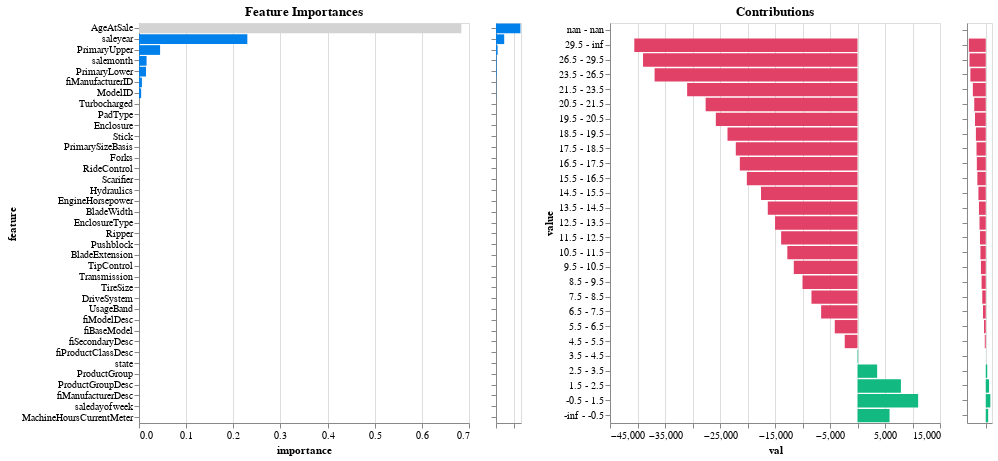

Notebook code for this chart:
### Code cell
model.explain()

### Figure 1 — Vega-Lite specification as saved in the notebook (floating-point values rounded to 4 significant figures; data arrays with more than 128 entries replaced by an {"elided": "..."} marker saying what was removed)
{"config": {"view": {"continuousWidth": 300, "continuousHeight": 300}}, "hconcat": [{"mark": {"type": "bar", "color": "#0080ea"}, "encoding": {"color": {"condition": {"param": "param_4", "value": "lightgray"}, "value": "#0080ea"}, "tooltip": {"field": "importance_label", "type": "nominal"}, "x": {"field": "importance", "type": "quantitative"}, "y": {"field": "feature", "sort": {"field": "importance", "order": "descending"}, "type": "nominal"}}, "height": 400, "name": "view_5", "title": "Feature Importances", "transform": [{"filter": {"param": "param_5"}}], "width": 330}, {"mark": {"type": "bar", "color": "#0080ea"}, "encoding": {"x": {"axis": {"labels": false, "title": null}, "field": "importance", "type": "quantitative"}, "y": {"axis": {"labels": false, "title": null}, "field": "feature", "sort": "-x", "type": "nominal"}}, "height": 400, "name": "view_6", "width": 25}, {"data": {"name": "data-b7c55e16298e155f6ebf510c0cd7c379"}, "mark": {"type": "bar", "color": "#e14067"}, "encoding": {"color": {"condition": {"test": "(datum.contribution < 0)", "value": "#e14067"}, "value": "#12b980"}, "tooltip": {"field": "score_label", "type": "nominal"}, "x": {"field": "val", "type": "quantitative"}, "y": {"field": "value", "sort": {"field": "index", "order": "descending"}, "type": "nominal"}}, "height": 400, "name": "view_7", "title": "Contributions", "transform": [{"fold": ["contribution", "mean", "frequency"], "as": ["column", "val"]}, {"filter": {"param": "Select"}}, {"filter": {"param": "param_4"}}, {"filter": {"param": "param_6"}}], "width": 330}, {"data": {"name": "data-b7c55e16298e155f6ebf510c0cd7c379"}, "mark": {"type": "bar", "color": "#e14067"}, "encoding": {"color": {"condition": {"test": "(datum.contribution < 0)", "value": "#e14067"}, "value": "#12b980"}, "x": {"axis": {"labels": false, "title": null}, "field": "contribution", "type": "quantitative"}, "y": {"axis": {"labels": false, "title": null}, "field": "value", "sort": {"field": "index", "order": "descending"}, "type": "nominal"}}, "height": 400, "name": "view_8", "transform": [{"filter": {"param": "param_4"}}], "width": 25}], "data": {"name": "data-f19ae88b4c4225172b3484a0faaf8777"}, "params": [{"name": "param_4", "select": {"type": "point", "fields": ["feature"]}, "value": "AgeAtSale", "views": ["view_5"]}, {"name": "Select", "select": {"type": "point", "fields": ["column"]}, "bind": {"input": "select", "options": ["contribution", "mean", "frequency"]}, "value": "contribution", "views": ["view_5", "view_7"]}, {"name": "param_5", "select": {"type": "interval", "encodings": ["y"]}, "views": ["view_6"]}, {"name": "param_6", "select": {"type": "interval", "encodings": ["y"]}, "views": ["view_8"]}], "$schema": "https://vega.github.io/schema/vega-lite/v5.16.3.json", "datasets": {"data-f19ae88b4c4225172b3484a0faaf8777": [{"feature": "fiModelDesc", "importance": 0.0, "importance_label": "0.0%"}, {"feature": "fiBaseModel", "importance": 0.0, "importance_label": "0.0%"}, {"feature": "fiSecondaryDesc", "importance": 0.0, "importance_label": "0.0%"}, {"feature": "fiProductClassDesc", "importance": 0.0, "importance_label": "0.0%"}, {"feature": "state", "importance": 0.0, "importance_label": "0.0%"}, {"feature": "ProductGroup", "importance": 0.0, "importance_label": "0.0%"}, {"feature": "ProductGroupDesc", "importance": 0.0, "importance_label": "0.0%"}, {"feature": "fiManufacturerDesc", "importance": 0.0, "importance_label": "0.0%"}, {"feature": "saledayofweek", "importance": 0.0, "importance_label": "0.0%"}, {"feature": "MachineHoursCurrentMeter", "importance": 0.0, "importance_label": "0.0%"}, {"feature": "UsageBand", "importance": 1.082e-19, "importance_label": "0.0%"}, {"feature": "DriveSystem", "importance": 3.865e-18, "importance_label": "0.0%"}, {"feature": "TireSize", "importance": 7.138e-17, "importance_label": "0.0%"}, {"feature": "Transmission", "importance": 9.184e-17, "importance_label": "0.0%"}, {"feature": "TipControl", "importance": 1.038e-16, "importance_label": "0.0%"}, {"feature": "BladeExtension", "importance": 1.13e-16, "importance_label": "0.0%"}, {"feature": "Pushblock", "importance": 1.172e-16, "importance_label": "0.0%"}, {"feature": "Ripper", "importance": 1.209e-16, "importance_label": "0.0%"}, {"feature": "EnclosureType", "importance": 1.777e-16, "importance_label": "0.0%"}, {"feature": "BladeWidth", "importance": 2.051e-16, "importance_label": "0.0%"}, {"feature": "EngineHorsepower", "importance": 2.103e-16, "importance_label": "0.0%"}, {"feature": "Hydraulics", "importance": 2.696e-16, "importance_label": "0.0%"}, {"feature": "Scarifier", "importance": 2.998e-16, "importance_label": "0.0%"}, {"feature": "RideControl", "importance": 4.79e-16, "importance_label": "0.0%"}, {"feature": "Forks", "importance": 8.216e-16, "importance_label": "0.0%"}, {"feature": "PrimarySizeBasis", "importance": 9.693e-16, "importance_label": "0.0%"}, {"feature": "Stick", "importance": 2.444e-15, "importance_label": "0.0%"}, {"feature": "Enclosure", "importance": 3.186e-15, "importance_label": "0.0%"}, {"feature": "PadType", "importance": 6.052e-15, "importance_label": "0.0%"}, {"feature": "Turbocharged", "importance": 6.086e-15, "importance_label": "0.0%"}, {"feature": "ModelID", "importance": 0.0046, "importance_label": "0.5%"}, {"feature": "fiManufacturerID", "importance": 0.006194, "importance_label": "0.6%"}, {"feature": "PrimaryLower", "importance": 0.01482, "importance_label": "1.5%"}, {"feature": "salemonth", "importance": 0.01607, "importance_label": "1.6%"}, {"feature": "PrimaryUpper", "importance": 0.04473, "importance_label": "4.5%"}, {"feature": "saleyear", "importance": 0.2298, "importance_label": "23.0%"}, {"feature": "AgeAtSale", "importance": 0.6838, "importance_label": "68.4%"}], "data-b7c55e16298e155f6ebf510c0cd7c379": {"elided": "291 records"}}}
